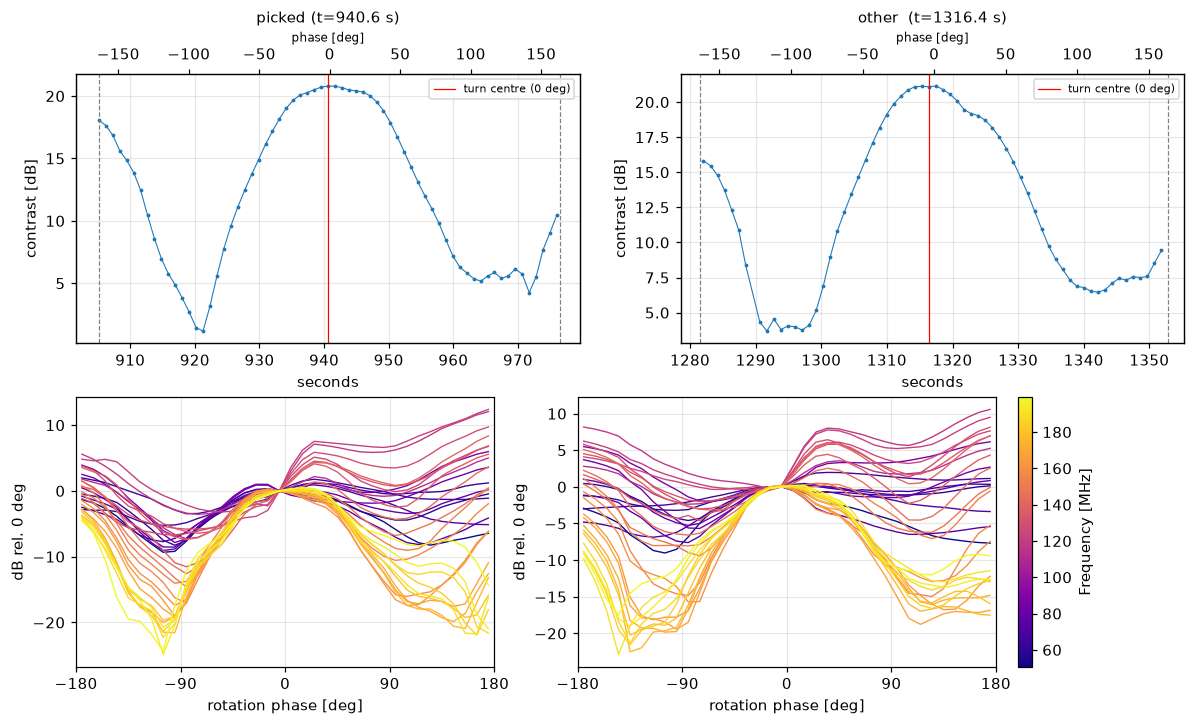

This chart was generated by the following Python code:
"""Sanity-check the phase mapping, and compare the two usable turns."""
import numpy as np, matplotlib; matplotlib.use("Agg")
import matplotlib.pyplot as plt
from matplotlib.cm import ScalarMappable
from matplotlib.colors import Normalize
from common import load, db, OUT, COMB_RESIDUE, COMB_SPILL, ROT

D = load()
fr, ch, t = D["fr"], D["ch"], D["tsec"]
tones = np.load(OUT / "tones.npy")
band = (fr > 150) & (fr < 195)
c = db(np.nanmedian(D["d"][ROT][:, (ch % 16 == COMB_RESIDUE) & band], 1)) \
    - db(np.nanmedian(D["d"][ROT][:, ~np.isin(ch % 16, COMB_SPILL) & band], 1))

BIN = 10.0
edges = np.arange(-180.0, 180.0 + BIN, BIN)
ctr = 0.5 * (edges[:-1] + edges[1:])
ZERO = int(np.argmin(np.abs(ctr)))
TURNS = {"picked (t=940.6 s)": (869.7, 940.6, 1012.5),
         "other  (t=1316.4 s)": (1246.6, 1316.4, 1389.4)}

fig, axs = plt.subplots(2, 2, figsize=(13, 7))
norm = Normalize(fr[tones].min(), fr[tones].max())
smap = ScalarMappable(norm, plt.cm.plasma)
for col, (nm, (a, b, e)) in enumerate(TURNS.items()):
    ph = np.where(t < b, 360.0 * (t - b) / (b - a), 360.0 * (t - b) / (e - b))
    sel = (t >= a + 0.5 * (b - a)) & (t <= b + 0.5 * (e - b)) & D["sky"]
    j = np.digitize(ph, edges) - 1

    ax = axs[0, col]
    ax.plot(t[sel], c[sel], ".-", ms=3, lw=0.7)
    ax.axvline(b, color="r", lw=0.8, label="turn centre (0 deg)")
    for h in (a + 0.5 * (b - a), b + 0.5 * (e - b)):
        ax.axvline(h, color="0.5", lw=0.8, ls="--")
    ax2 = ax.twiny(); ax2.set_xlim(ph[sel][0], ph[sel][-1]); ax2.set_xlabel("phase [deg]", fontsize=8)
    ax.set_title(nm, fontsize=10); ax.set_xlabel("seconds"); ax.set_ylabel("contrast [dB]")
    ax.grid(alpha=0.3); ax.legend(fontsize=7)

    ax = axs[1, col]
    for cc in tones:
        s = np.where(sel, db(D["d"][ROT][:, cc]), np.nan)
        p = np.array([np.nanmedian(s[sel & (j == i)]) if (sel & (j == i)).any() else np.nan
                      for i in range(len(ctr))])
        p = p - np.nanmedian(p[ZERO - 1:ZERO + 2])
        ax.plot(ctr, p, color=smap.to_rgba(fr[cc]), lw=0.9)
    ax.set_xlim(-180, 180); ax.set_xticks([-180, -90, 0, 90, 180]); ax.grid(alpha=0.3)
    ax.set_xlabel("rotation phase [deg]"); ax.set_ylabel("dB rel. 0 deg")
fig.colorbar(smap, ax=axs[1, :], label="Frequency [MHz]", pad=0.02)
fig.savefig(OUT / "08_check.png", dpi=110, bbox_inches="tight")

# where do the nulls land, per band?
for nm, (a, b, e) in TURNS.items():
    ph = np.where(t < b, 360.0 * (t - b) / (b - a), 360.0 * (t - b) / (e - b))
    sel = (t >= a + 0.5 * (b - a)) & (t <= b + 0.5 * (e - b)) & D["sky"]
    j = np.digitize(ph, edges) - 1
    for lo, hi in [(55, 85), (115, 145), (150, 195)]:
        m = np.isin(ch, tones) & (fr > lo) & (fr < hi)
        s = np.where(sel, db(np.nanmedian(D["d"][ROT][:, m], 1)), np.nan)
        p = np.array([np.nanmedian(s[sel & (j == i)]) if (sel & (j == i)).any() else np.nan
                      for i in range(len(ctr))])
        p = p - np.nanmedian(p[ZERO - 1:ZERO + 2])
        neg, pos = ctr < 0, ctr > 0
        print(f"{nm}  {lo:3d}-{hi:3d} MHz: nulls at {ctr[neg][np.nanargmin(p[neg])]:+5.0f} and "
              f"{ctr[pos][np.nanargmin(p[pos])]:+5.0f} deg, depth {np.nanmax(p) - np.nanmin(p):5.1f} dB")
